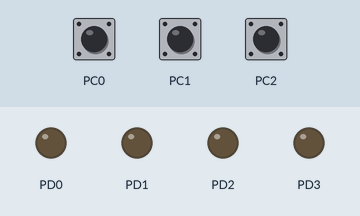
Recording of a program running on a simulated ATmega328P, built with avr-gcc and emulated at 16 MHz. Parts: output pins drawn as LEDs (lit = HIGH). Dashed ring = blinking. The inputs (shaded band) are chosen by the test bench; at power-on: PC0 HIGH, PC1 HIGH, PC2 HIGH.

Above: at 1.2 s.
1.3 s: PC0 pulled LOW for 1 s
At 1.7 s:
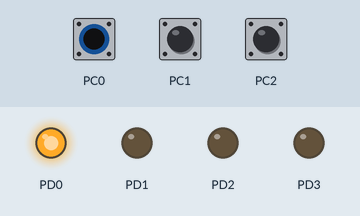
3.8 s: PC1 pulled LOW for 1 s
At 4.4 s:
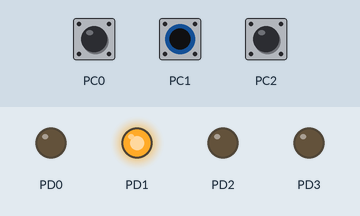
6.3 s: PC2 pulled LOW for 1 s
At 6.8 s:
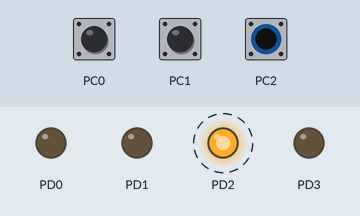
9.3 s: PC2 pulled LOW for 3.2 s
At 10.0 s:
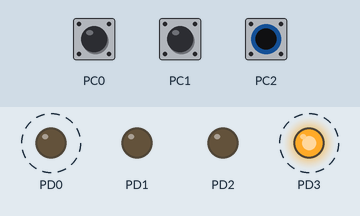
14.0 s: PC0 pulled LOW for 3.2 s
At 16.2 s:
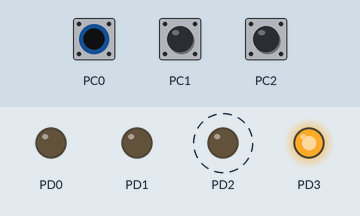
Timing chart, 0 to 18.7 s (numbered marks = the images above; inputs shaded):
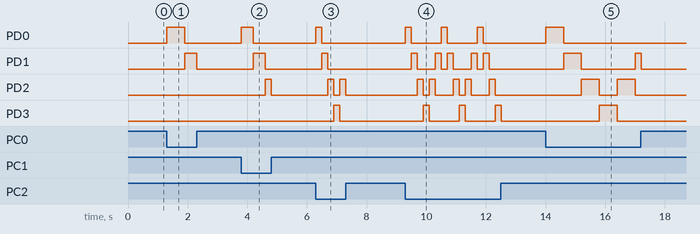

Measured:
- after the input at 1.3 s, PD0: LOW → HIGH at once, → LOW 0.60 s later; PD1: LOW → HIGH after 0.60 s, → LOW 0.40 s later
- after the input at 3.8 s, PD0: LOW → HIGH at once, → LOW 0.40 s later; PD1: LOW → HIGH after 0.40 s, → LOW 0.40 s later; PD2: LOW → HIGH after 0.80 s, → LOW 0.20 s later
- after the input at 6.3 s, PD0: LOW → HIGH at once, → LOW 0.20 s later; PD1: LOW → HIGH after 0.20 s, → LOW 0.20 s later; PD2: alternates HIGH for 0.20 s and LOW for 0.20 s, 4 changes in all, then stays LOW, starting after 0.40 s; PD3: LOW → HIGH after 0.60 s, → LOW 0.20 s later
- after the input at 9.3 s, PD0: alternates HIGH for 0.20 s and LOW for 1.0 s, 6 changes in all, then stays LOW, starting at once; PD1: LOW → HIGH after 0.20 s, then repeats every 1.2 s: LOW 0.60 s, HIGH 0.20 s, LOW 0.20 s, HIGH 0.20 s, until it stays LOW from 12.1 s
- after the input at 14.0 s, PD0: LOW → HIGH at once, → LOW 0.60 s later; PD1: LOW → HIGH after 0.60 s, → LOW 0.60 s later, → HIGH 1.8 s later, → LOW 0.20 s later; PD2: alternates HIGH for 0.60 s and LOW for 0.60 s, 4 changes in all, then stays LOW, starting after 1.2 s; PD3: LOW → HIGH after 1.8 s, → LOW 0.60 s later

The program:

main.c
```c
#define F_CPU 16000000UL
#include <avr/io.h>
#include <util/delay.h>

#define LEDS 0x0F

static const uint16_t paso_ms[8] = {0, 600, 400, 280, 200, 130, 80, 40};

static const uint8_t secuencia[6] = {
    (1 << PD0), (1 << PD1), (1 << PD2), (1 << PD3), (1 << PD2), (1 << PD1)
};

static uint8_t leer_dip(void)
{
    return (~PINC) & 0x07;
}

int main(void)
{
    DDRD  |= LEDS;
    DDRC  &= ~0x07;
    PORTC |= 0x07;

    uint8_t i = 0;

    while (1)
    {
        uint8_t valor = leer_dip();

        if (valor == 0) {
            PORTD &= ~LEDS;
            i = 0;
            continue;
        }

        PORTD = (PORTD & ~LEDS) | secuencia[i];
        i = (i + 1) % 6;

        uint16_t t = paso_ms[valor];
        while (t >= 10) {
            _delay_ms(10);
            t -= 10;
            if (leer_dip() != valor) break;
        }
    }
}
```
